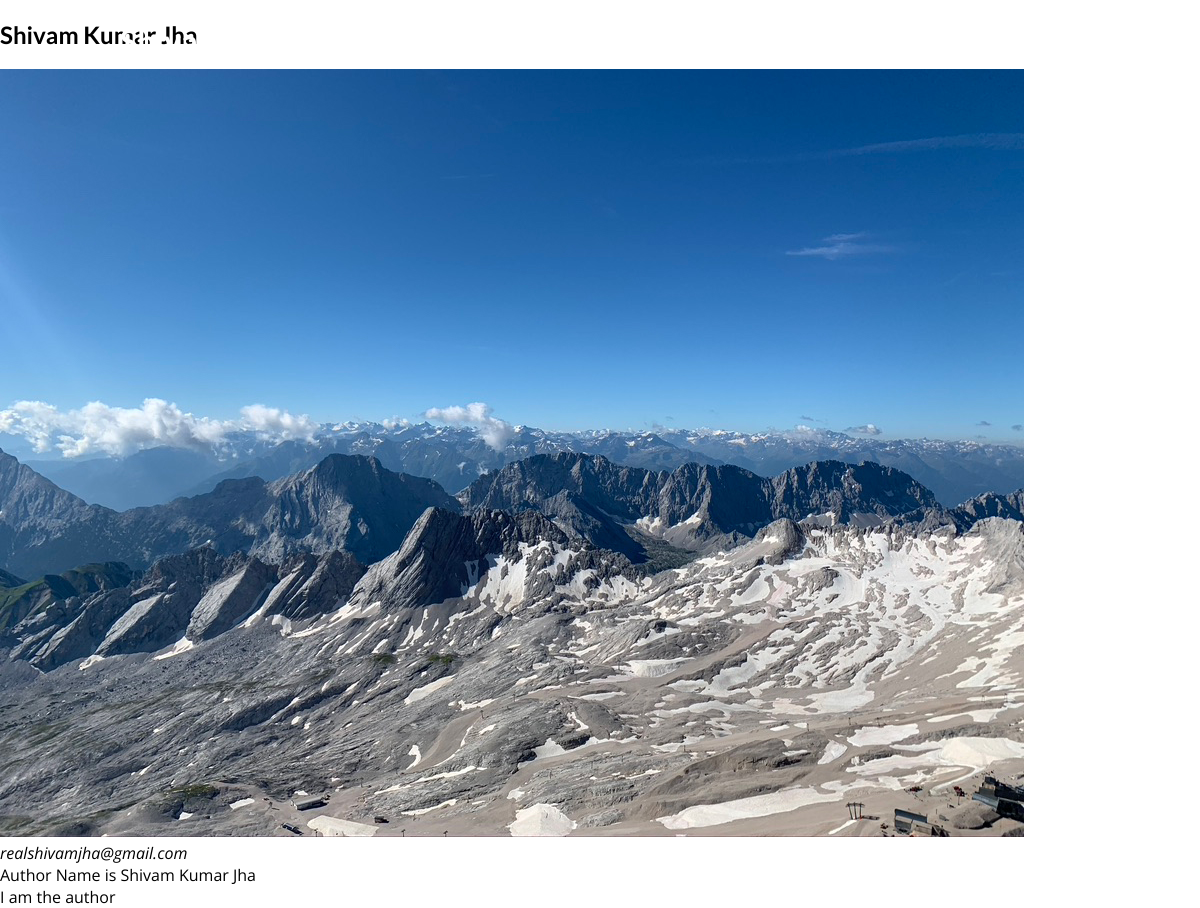
/authors/Shivam, run on the app's committed database.
### blog/models.py (models this page shows, shortened)
class Author(models.Model):
    firstname=models.CharField(max_length=30)
    lastname=models.CharField(max_length=30,null=True)
    email=models.CharField(max_length=30,null=True)
    picture=models.CharField(max_length=100,null=True)
    about=models.TextField(max_length=500,null=True)

### blog/views.py (the view)
# urls.py: path("authors/<slug:author>", views.author, name="author-page"),  # Add a prefix "authors/"
def author(request, author):
    identified_author = next(auth for auth in all_author if auth.firstname == author)
    return render(request, "blog/author.html", {"author": identified_author})

### blog/templates/blog/author.html (shortened to what this page needs)
{% extends 'base.html' %}
{% load static %}
{% block css_files %}
<link rel="stylesheet" href="{% static 'blog/post-detail.css' %}" />
{% endblock %}
{% block content %}
<section id="summary">
    <h2>{{author.firstname|title}} {{ author.lastname|title}}</h2>
    <article>
        <img src="{% static 'blog/images/mountains.jpg' %}" alt="Post Title" />
        <address>{{author.email}}</address>
        <div>
            Author Name is {{author.firstname}} {{ author.lastname}}
        </div>
    </article>
    <main>
        I am the author
    </main>
</section>
{% endblock %}

### static/app.css (style rules this page uses)
* { box-sizing: border-box; }
html { font-family: 'Open Sans', 'Lato', sans-serif; }
body { margin: 0; }
h1, h2, h3 { font-family: 'Lato', sans-serif; font-weight: bold; }

### data on the page
Author: firstname "Shivam", lastname "Kumar Jha", email "realshivamjha@gmail.com"
